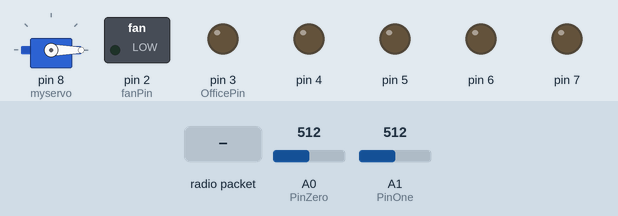
This sketch was run on a simulated Arduino Uno, built with avr-gcc and run on an emulated ATmega328P. On the bench: servo, switched loads named in the sketch (green lamp = pin HIGH), output pins drawn as LEDs (lit = HIGH). The inputs (shaded band) are chosen by the test bench; at power-on: A0 (PinZero) = 512, A1 (PinOne) = 512. No radio packets arrive unless stated.

Above: at 1.2 s.
1.3 s: radio packet "A" arrives
At 2.3 s:
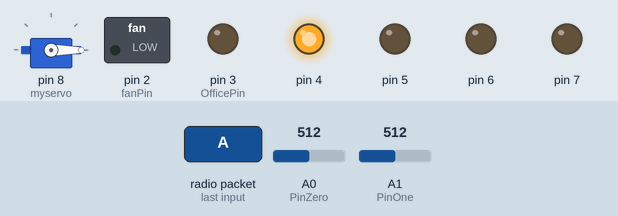
2.8 s: radio packet "B" arrives
At 3.4 s:
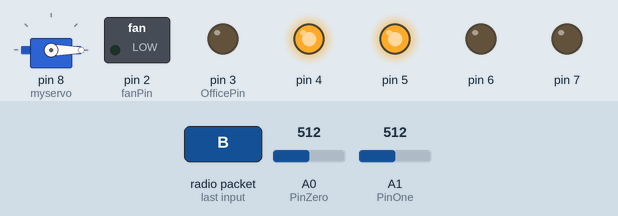
4.3 s: radio packet "a" arrives
At 5.5 s:
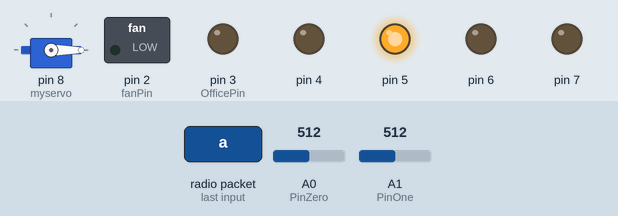
5.8 s: radio packet "C" arrives
At 6.9 s:
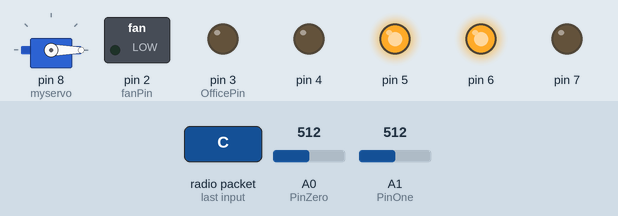
7.3 s: radio packet "b" arrives
At 8.0 s:
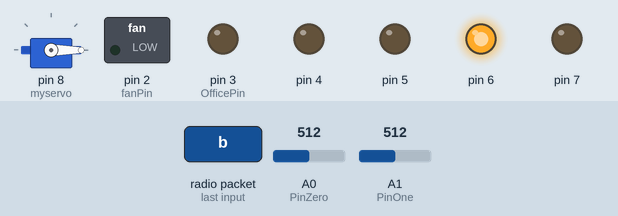
8.8 s: radio packet "D" arrives
At 9.2 s:
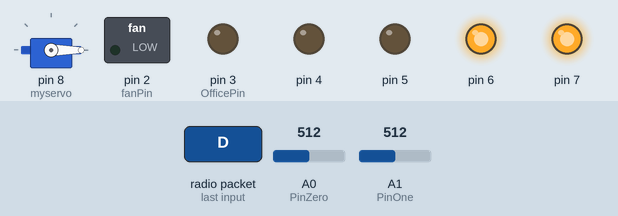
Timing chart, 0 to 11.3 s (numbered marks = the images above; inputs shaded):
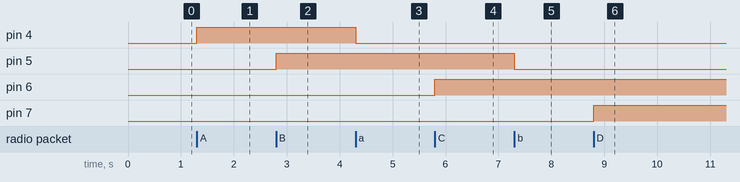

The sketch:

Transeveier_2.ino
```cpp
#include <SPI.h>
#include <nRF24L01.h>
#include <RF24.h>
#include <Servo.h>

Servo myservo;

#define CE_PIN 9
#define CSN_PIN 10

const int PinZero = A0 , PinOne = A1 , fanPin = 2 , OfficePin = 3;
int analog_value = 0 , reading , sensor_temp , sensor_light ;
const uint64_t pipe[2] = {0xE8E8F0F0F2LL, 0xE8E8F0F0E1LL};
char income[32]="";
char input[32] ="";
float voltage;
bool tx_mode = false , ok;
char state_1c[13]="" ,state_2c[13]="", state_3c[14]="", state_4c[14]="" ;
String state_1 = "darkgood"  ;
String state_2 = "darkfire"  ;
String state_3 = "lightgood" ;
String state_4 = "lightfire" ;


// Declaration objects .
RF24 radio( CE_PIN, CSN_PIN );

void setup(){
  Serial.begin(115200);
  radio.begin();
  pinMode( 2,OUTPUT );
  pinMode( 3,OUTPUT );
  pinMode( 4,OUTPUT );
  pinMode( 5,OUTPUT );
  pinMode( 6,OUTPUT );
  pinMode( 7,OUTPUT );
  pinMode( 8,OUTPUT );
  pinMode(PinZero,INPUT);
  pinMode(PinOne,INPUT);
  myservo.attach(8);
  radio.setRetries( 15, 8 );
  radio.openWritingPipe(pipe[1]);
  radio.openReadingPipe( 1, pipe[0] );
  radio.setChannel(7);
  radio.startListening();
myservo.write(0);
  state_1.toCharArray(state_1c,sizeof(state_1c));
  state_2.toCharArray(state_2c,sizeof(state_2c));
  state_3.toCharArray(state_3c,sizeof(state_3c));
  state_4.toCharArray(state_4c,sizeof(state_4c));

}


void loop(){
  //Serial.print("here");
  tx_mode = true;
  if( tx_mode==true ){
      radio.stopListening();
// *******  *********************************** *******
      //delay(50);
      analog_value = analogRead(PinZero);
      reading = analogRead(PinOne);
      voltage = reading*5.0/1024 ;
      if (analog_value < 120)
         { sensor_light = 0;
         }
      else
         { sensor_light = 1;
         }
// *******  *********************************** *******
// *******  *********************************** *******
       if( voltage >= 0.38 ){
          sensor_temp = 1;
          //digitalWrite( BuzzerPin , HIGH );
       }else{
          sensor_temp = 0;
          //digitalWrite( BuzzerPin , LOW );
          }
// *******  *********************************** *******
        if( (sensor_light==0) && (sensor_temp==0) )   ok = radio.write(state_1c,sizeof(state_1c));    // "darkgood"  .
   else if( (sensor_light==0) && (sensor_temp==1) )   ok = radio.write(state_2c,sizeof(state_2c));    // "darkfire"  .
   else if( (sensor_light==1) && (sensor_temp==0) )   ok = radio.write(state_3c,sizeof(state_3c));    // "lightgood" .
   else if( (sensor_light==1) && (sensor_temp==1) )   ok = radio.write(state_4c,sizeof(state_4c));    // "lightfire" .
// *******  *********************************** *******

// *******  *********************************** *******

  if( ok ){      // if (ok)>> is it a perdefined condition in C
          radio.startListening();
          tx_mode=false;
          }

    }

     if( tx_mode == false ){
      int count = 10000;
       // radio.startListening();
        while( (!radio.available()) && count-- );  //{
          //Serial.print("here");
            bool done = false;
            while(!done){
                done = radio.read( income, sizeof(income) );
              }

// *******  *********************************** *******
     if( (income[0] == 'l') && (income[1] == 'o') )     // Turn LED ON .
       { digitalWrite( OfficePin , HIGH );
       }
else if( (income[0] == 'l') && (income[1] == 'f') )     // Turn LED OFF .
       { digitalWrite( OfficePin , LOW );
       }
else if( (income[0] == 'f') && (income[1] == 'o') )     // Turn fan on .
       { digitalWrite( fanPin , HIGH );
       }
else if ( (income[0] == 'f') && (income[1] == 'f') )    // Turn fan off .
      {digitalWrite( fanPin , LOW );
      }
     if( income[0] == 'A' )   digitalWrite(4,HIGH);
else if( income[0] == 'a' )   digitalWrite(4,LOW);
else if( income[0] == 'B' )   digitalWrite(5,HIGH);
else if( income[0] == 'b' )   digitalWrite(5,LOW);
else if( income[0] == 'C' )   digitalWrite(6,HIGH);
else if( (income[0] == 'c')&&(income[1] != 'l') )   digitalWrite(6,LOW);
else if( income[0] == 'D' )   digitalWrite(7,HIGH);
else if( income[0] == 'd' )   digitalWrite(7,LOW);
     if( (income[0]=='1')&&(income[1]=='2')&&(income[2]=='3')&&(income[3]=='4')&&(income[4]=='5') )
                              myservo.write(80);
else if( (income[0]=='7')&&(income[1]=='8') )
                              myservo.write(-80);
     tx_mode == true;
// *******  *********************************** *******


      }
}
```

Measured:
- after the input at 1.3 s, pin 4: LOW → HIGH at once
- after the input at 2.8 s, pin 5: LOW → HIGH at once
- after the input at 4.3 s, pin 4: HIGH → LOW at once
- after the input at 5.8 s, pin 6: LOW → HIGH at once
- after the input at 7.3 s, pin 5: HIGH → LOW at once
- after the input at 8.8 s, pin 7: LOW → HIGH at once
